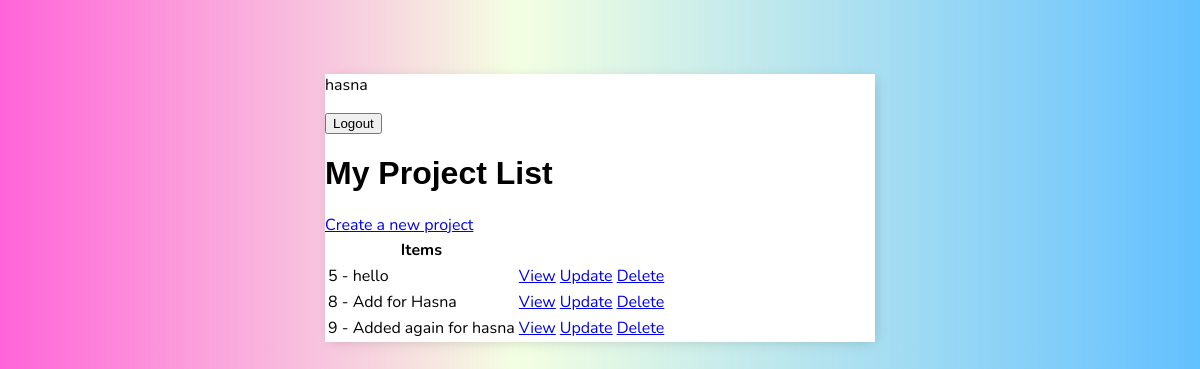
The app's page / (signed in), older data.
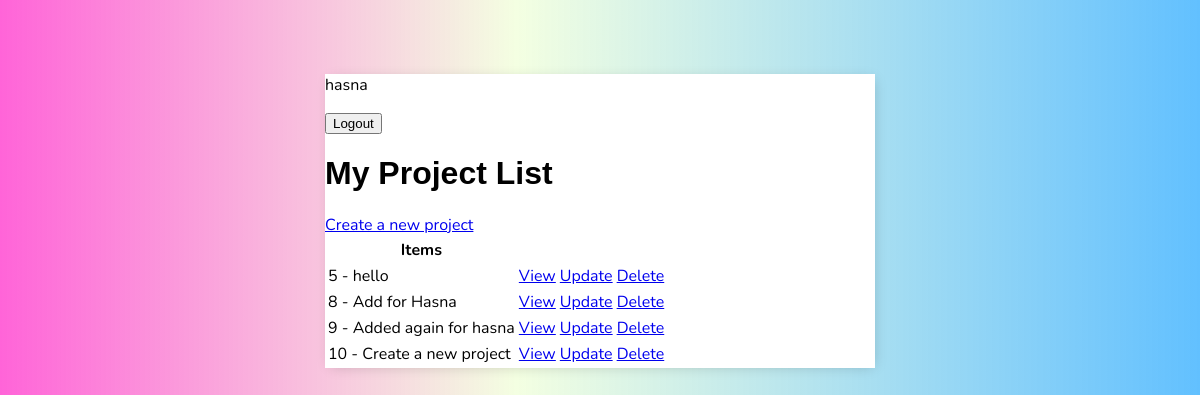
The same page, newer data.
### projects/models.py (models this page shows, shortened)
class Projects(models.Model):
    user = models.ForeignKey(User, on_delete=models.CASCADE, related_name='owned_projects')
    title = models.CharField(max_length=200)
    description = models.TextField()
    complete = models.BooleanField(default=False)
    created = models.DateTimeField(auto_now_add=True)
    members = models.ManyToManyField(User, related_name='projects', blank=True)
    class Meta:
        ordering = ['complete']

### projects/views.py (the view)
# urls.py: path('', ProjectList.as_view(), name='project_list'),
class ProjectList(LoginRequiredMixin, ListView):
    model = Projects
    context_object_name = 'projects'
    template_name = 'projects/project_list.html'
    def get_context_data(self, **kwargs):
        context = super().get_context_data(**kwargs)
        context['projects'] = context['projects'].filter(user=self.request.user)
        context['count'] = context['projects'].filter(complete=False).count()
        return context

### projects/templates/projects/project_list.html (shortened to what this page needs)
{% extends 'projects/main.html' %}
{% block content %}
{% if request.user.is_authenticated %}
<p>{{ request.user }}</p>
<form action="{% url 'logout' %}" method="post">
  <button type="submit">Logout</button>
</form>
{% else %}
<a href="{% url 'login' %}">Login</a>
{% endif %}
<h1>My Project List</h1>
<a href="{% url 'project_create' %}">Create a new project</a>
{% if not projects %}
<h3>No projects</h3>
<a href="">Create a new project</a>
{% else %}
<table>
  <tr>
    <th>Items</th>
  </tr>
  {% for project in projects %}
  <tr>
    <td>{{project.id}} - {{ project.title }}</td>
    <td><a href="{% url 'project_detail' project.id %}">View</a></td>
    <td><a href="{% url 'project_update' project.id %}">Update</a></td>
    <td><a href="{% url 'project_delete' project.id %}">Delete</a></td>
  </tr>
  {% endfor %}
</table>
{% endif %}
{% endblock content %}

### projects/templates/projects/main.html (shortened to what this page needs)
<!DOCTYPE html>
<html lang="en">
<head>
</head>
<body>
    <div class="container">
        {% block content %}
        {% endblock content %}
    </div>
</body>
</html>

### projects/templates/projects/main.html (style rules this page uses)
body { background: linear-gradient(90deg, #ff00bf9b 0%, #c6ff6932 43%, #0099ff9d 100%); font-family: 'Nunito', sans-serif; padding-top: 50px; }
.container { max-width: 550px; margin: auto; background-color: #fff; -webkit-box-shadow: 2px 2px 13px -4px rgba(0, 0, 0, 0.21); box-shadow: 2px 2px 13px -4px rgba(0, 0, 0, 0.21); }
h1, h2, h3, h4, h5, h6 { font-family: 'Raleway', sans-serif; }
::placeholder { font-weight: 300; opacity: 0.5; }

Row changes from the older to the newer data that the page shows:
added Projects: id "10", title "Create a new project"
